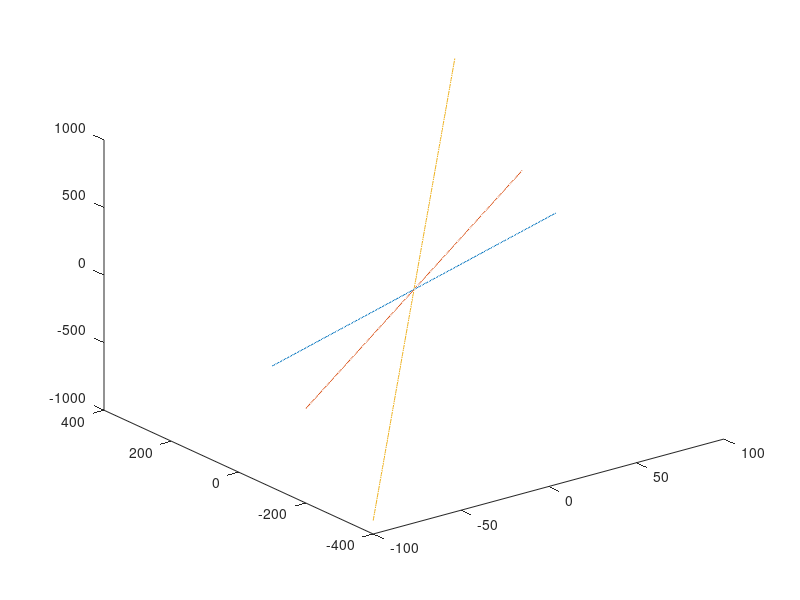

Write the MATLAB code that produced this figure.
clc;
clear;
t = -100:100;
xt1 = t;
yt1 = t;
zt1 = t;

xt2 = t;
yt2 = 2*t;
zt2 = 3*t;

xt3 = t;
yt3 = 4*t;
zt3 = 9*t;

plot3(xt1,yt1,zt1,xt2,yt2,zt2,xt3,yt3,zt3);